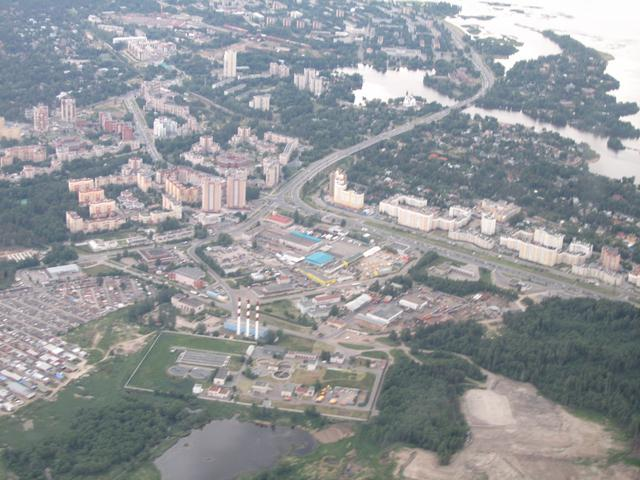
#> input picture VB_Classes/Python/PythonData/aero1.jpg, 640 x 480 px, found by its file name
$ python WarpAffine_SIFT.py ../VB_Classes/Python/PythonData/aero1.jpg
#> lines starting #> are read from the running program, lines starting #| are printed output that depends on the picture; after the words box and inside, x2 and y2 are one past the last pixel; in counts of white or black regions, pixels touching at a corner belong together
### VB_Classes/Python/find_obj.py
'''
Feature-based image matching sample.

Note, that you will need the https://github.com/opencv/opencv_contrib repo for SIFT and SURF

USAGE
  find_obj.py [--feature=<sift|surf|orb|akaze|brisk>[-flann]] [ <image1> <image2> ]

  --feature  - Feature to use. Can be sift, surf, orb or brisk. Append '-flann'
               to feature name to use Flann-based matcher instead bruteforce.

  Press left mouse button on a feature point to see its matching point.
'''
import numpy as np
import cv2 as cv

from common import anorm, getsize

FLANN_INDEX_KDTREE = 1  # bug: flann enums are missing
FLANN_INDEX_LSH    = 6


def init_feature(name):
    chunks = name.split('-')
    if chunks[0] == 'sift':
        detector = cv.xfeatures2d.SIFT_create()
        norm = cv.NORM_L2
    elif chunks[0] == 'surf':
        detector = cv.xfeatures2d.SURF_create(800)
        norm = cv.NORM_L2
    elif chunks[0] == 'orb':
        detector = cv.ORB_create(400)
        norm = cv.NORM_HAMMING
    elif chunks[0] == 'akaze':
        detector = cv.AKAZE_create()
        norm = cv.NORM_HAMMING
    elif chunks[0] == 'brisk':
        detector = cv.BRISK_create()
        norm = cv.NORM_HAMMING
    else:
        return None, None
    if 'flann' in chunks:
        if norm == cv.NORM_L2:
            flann_params = dict(algorithm = FLANN_INDEX_KDTREE, trees = 5)
        else:
            flann_params= dict(algorithm = FLANN_INDEX_LSH,
                               table_number = 6, # 12
                               key_size = 12,     # 20
                               multi_probe_level = 1) #2
        matcher = cv.FlannBasedMatcher(flann_params, {})  # bug : need to pass empty dict (#1329)
    else:
        matcher = cv.BFMatcher(norm)
    return detector, matcher


def filter_matches(kp1, kp2, matches, ratio = 0.75):
    mkp1, mkp2 = [], []
    for m in matches:
        if len(m) == 2 and m[0].distance < m[1].distance * ratio:
            m = m[0]
            mkp1.append( kp1[m.queryIdx] )
            mkp2.append( kp2[m.trainIdx] )
    p1 = np.float32([kp.pt for kp in mkp1])
    p2 = np.float32([kp.pt for kp in mkp2])
    kp_pairs = zip(mkp1, mkp2)
    return p1, p2, list(kp_pairs)

def explore_match(win, img1, img2, kp_pairs, status = None, H = None):
    h1, w1 = img1.shape[:2]
    h2, w2 = img2.shape[:2]
    vis = np.zeros((max(h1, h2), w1+w2), np.uint8)
    vis[:h1, :w1] = img1
    vis[:h2, w1:w1+w2] = img2
    vis = cv.cvtColor(vis, cv.COLOR_GRAY2BGR)

    if H is not None:
        corners = np.float32([[0, 0], [w1, 0], [w1, h1], [0, h1]])
        corners = np.int32( cv.perspectiveTransform(corners.reshape(1, -1, 2), H).reshape(-1, 2) + (w1, 0) )
        cv.polylines(vis, [corners], True, (255, 255, 255))

    if status is None:
        status = np.ones(len(kp_pairs), np.bool_)
    p1, p2 = [], []  # python 2 / python 3 change of zip unpacking
    for kpp in kp_pairs:
        p1.append(np.int32(kpp[0].pt))
        p2.append(np.int32(np.array(kpp[1].pt) + [w1, 0]))

    green = (0, 255, 0)
    red = (0, 0, 255)
    kp_color = (51, 103, 236)
    for (x1, y1), (x2, y2), inlier in zip(p1, p2, status):
        if inlier:
            col = green
            cv.circle(vis, (x1, y1), 2, col, -1)
            cv.circle(vis, (x2, y2), 2, col, -1)
        else:
            col = red
            r = 2
            thickness = 3
            cv.line(vis, (x1-r, y1-r), (x1+r, y1+r), col, thickness)
            cv.line(vis, (x1-r, y1+r), (x1+r, y1-r), col, thickness)
            cv.line(vis, (x2-r, y2-r), (x2+r, y2+r), col, thickness)
            cv.line(vis, (x2-r, y2+r), (x2+r, y2-r), col, thickness)
    vis0 = vis.copy()
    for (x1, y1), (x2, y2), inlier in zip(p1, p2, status):
        if inlier:
            cv.line(vis, (x1, y1), (x2, y2), green)

    cv.imshow(win, vis)

    # [20 lines left out: function onmouse, not called in this run]
    cv.setMouseCallback(win, onmouse)
    return vis


# [50 lines left out: function main, not called in this run]


# [4 lines that do not run on import are left out]

### VB_Classes/Python/common.py
'''
This module contains some common routines used by other samples.
'''
import sys
import numpy as np
import cv2 as cv

# built-in modules
import os
import itertools as it
from contextlib import contextmanager

image_extensions = ['.bmp', '.jpg', '.jpeg', '.png', '.tif', '.tiff', '.pbm', '.pgm', '.ppm']

class Bunch(object):
    def __init__(self, **kw):
        self.__dict__.update(kw)
    def __str__(self):
        return str(self.__dict__)

# [4 lines left out: function splitfn, not called in this run]

def anorm2(a):
    return (a*a).sum(-1)
def anorm(a):
    return np.sqrt( anorm2(a) )

# [44 lines left out: functions homotrans, to_rect, rect2rect_mtx, lookat, mtx2rvec, draw_str, not called in this run]

class Sketcher:
    # [8 lines left out: function __init__, not called in this run]

    def show(self):
        cv.imshow(self.windowname, self.dests[0])

    # [13 lines left out: function on_mouse, not called in this run]


# palette data from matplotlib/_cm.py
_jet_data =   {'red':   ((0., 0, 0), (0.35, 0, 0), (0.66, 1, 1), (0.89,1, 1),
                         (1, 0.5, 0.5)),
               'green': ((0., 0, 0), (0.125,0, 0), (0.375,1, 1), (0.64,1, 1),
                         (0.91,0,0), (1, 0, 0)),
               'blue':  ((0., 0.5, 0.5), (0.11, 1, 1), (0.34, 1, 1), (0.65,0, 0),
                         (1, 0, 0))}

cmap_data = { 'jet' : _jet_data }

# [14 lines left out: function make_cmap, not called in this run]

def nothing(*arg, **kw):
    pass

def clock():
    return cv.getTickCount() / cv.getTickFrequency()

@contextmanager
def Timer(msg):
    print(msg, '...',)
    start = clock()
    try:
        yield
    finally:
        print("%.2f ms" % ((clock()-start)*1000))

class StatValue:
    def __init__(self, smooth_coef = 0.5):
        self.value = None
        self.smooth_coef = smooth_coef
    # [6 lines left out: function update, not called in this run]

class RectSelector:
    # [31 lines left out: functions __init__, onmouse, draw, not called in this run]
    @property
    def dragging(self):
        return self.drag_rect is not None


# [18 lines left out: functions grouper, mosaic, not called in this run]

def getsize(img):
    h, w = img.shape[:2]
    return w, h

def mdot(*args):
    return reduce(np.dot, args)

# [4 lines left out: function draw_keypoints, not called in this run]

### Python/WarpAffine_SIFT.py
'''
Affine invariant feature-based image matching sample.

This sample is similar to find_obj.py, but uses the affine transformation
space sampling technique, called ASIFT [1]. While the original implementation
is based on SIFT, you can try to use SURF or ORB detectors instead. Homography RANSAC
is used to reject outliers. Threading is used for faster affine sampling.

[1] http://www.ipol.im/pub/algo/my_affine_sift/

USAGE
  asift.py [--feature=<sift|surf|orb|brisk>[-flann]] [ <image1> <image2> ]

  --feature  - Feature to use. Can be sift, surf, orb or brisk. Append '-flann'
               to feature name to use Flann-based matcher instead bruteforce.

  Press left mouse button on a feature point to see its matching point.
'''
import numpy as np
import cv2 as cv

# built-in modules
import itertools as it
from multiprocessing.pool import ThreadPool

# local modules
from common import Timer
from find_obj import init_feature, filter_matches, explore_match
title_window = 'WarpAffine_SIFT.py'

def affine_skew(tilt, phi, img, mask=None):
    '''
    affine_skew(tilt, phi, img, mask=None) -> skew_img, skew_mask, Ai

    Ai - is an affine transform matrix from skew_img to img
    '''
    h, w = img.shape[:2]
    if mask is None:
        mask = np.zeros((h, w), np.uint8)
        mask[:] = 255
    A = np.float32([[1, 0, 0], [0, 1, 0]])
    if phi != 0.0:
        phi = np.deg2rad(phi)
        s, c = np.sin(phi), np.cos(phi)
        A = np.float32([[c,-s], [ s, c]])
        corners = [[0, 0], [w, 0], [w, h], [0, h]]
        tcorners = np.int32( np.dot(corners, A.T) )
        x, y, w, h = cv.boundingRect(tcorners.reshape(1,-1,2))
        A = np.hstack([A, [[-x], [-y]]])
        img = cv.warpAffine(img, A, (w, h), flags=cv.INTER_LINEAR, borderMode=cv.BORDER_REPLICATE)
    if tilt != 1.0:
        s = 0.8*np.sqrt(tilt*tilt-1)
        img = cv.GaussianBlur(img, (0, 0), sigmaX=s, sigmaY=0.01)
        img = cv.resize(img, (0, 0), fx=1.0/tilt, fy=1.0, interpolation=cv.INTER_NEAREST)
        A[0] /= tilt
    if phi != 0.0 or tilt != 1.0:
        h, w = img.shape[:2]
        mask = cv.warpAffine(mask, A, (w, h), flags=cv.INTER_NEAREST)
    Ai = cv.invertAffineTransform(A)
    return img, mask, Ai


def affine_detect(detector, img, mask=None, pool=None):
    '''
    affine_detect(detector, img, mask=None, pool=None) -> keypoints, descrs

    Apply a set of affine transformations to the image, detect keypoints and
    reproject them into initial image coordinates.
    See http://www.ipol.im/pub/algo/my_affine_sift/ for the details.

    ThreadPool object may be passed to speedup the computation.
    '''
    params = [(1.0, 0.0)]
    for t in 2**(0.5*np.arange(1,6)):
        for phi in np.arange(0, 180, 72.0 / t):
            params.append((t, phi))

    def f(p):
        t, phi = p
        timg, tmask, Ai = affine_skew(t, phi, img)
        keypoints, descrs = detector.detectAndCompute(timg, tmask)
        for kp in keypoints:
            x, y = kp.pt
            kp.pt = tuple( np.dot(Ai, (x, y, 1)) )
        if descrs is None:
            descrs = []
        return keypoints, descrs

    keypoints, descrs = [], []
    if pool is None:
        ires = it.imap(f, params)
    else:
        ires = pool.imap(f, params)

    for i, (k, d) in enumerate(ires):
        print('affine sampling: %d / %d\r' % (i+1, len(params)), end='')
        keypoints.extend(k)
        descrs.extend(d)

    print()
    return keypoints, np.array(descrs)


def main():
    import sys, getopt
    opts, args = getopt.getopt(sys.argv[1:], '', ['feature='])
    opts = dict(opts)
    feature_name = opts.get('--feature', 'brisk-flann')
    try:
        fn1, fn2 = args
    except:
        fn1 = '../Data/aero1.jpg'
        fn2 = '../Data/aero3.jpg'

    img1 = cv.imread(cv.samples.findFile(fn1), cv.IMREAD_GRAYSCALE)
#> img1: shape (480, 640); min 58, max 255, mean 149.9
    img2 = cv.imread(cv.samples.findFile(fn2), cv.IMREAD_GRAYSCALE)
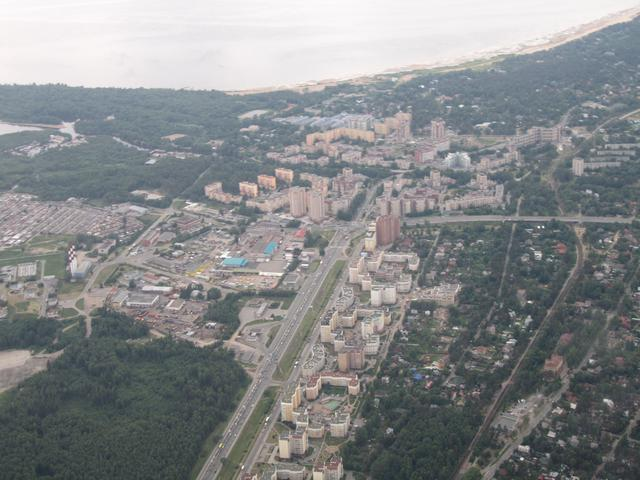
#> input picture Data/aero3.jpg, 640 x 480 px
#> img2: shape (480, 640); min 36, max 255, mean 136.1
    detector, matcher = init_feature(feature_name)

    if img1 is None:
        print('Failed to load fn1:', fn1)
        sys.exit(1)

    if img2 is None:
        print('Failed to load fn2:', fn2)
        sys.exit(1)

    if detector is None:
        print('unknown feature:', feature_name)
        sys.exit(1)

    print('using', feature_name)

    pool=ThreadPool(processes = cv.getNumberOfCPUs())
    kp1, desc1 = affine_detect(detector, img1, pool=pool)
#> in f, `timg, tmask, Ai = affine_skew(t, phi, img)`: tmask: shape (480, 640); every value is 255
#> in f, `timg, tmask, Ai = affine_skew(t, phi, img)`: Ai = [[1, 0, 0], [0, 1, 0]]
#> in f, `keypoints, descrs = detector.detectAndCompute(timg, tmask)`: keypoints = 3992 keypoints; strongest (x, y, size): (535, 191, 13), (562, 221, 13.3), (257, 308, 13.5), (604, 72, 14.1)
#> the loop in affine_detect, `for i, (k, d) in enumerate(ires):` made 43 passes
#> pass 1, in affine_skew (call 2), `img = cv.resize(img, (0, 0), fx=1.0/tilt, fy=1.0, interpolation=cv.INT..`:
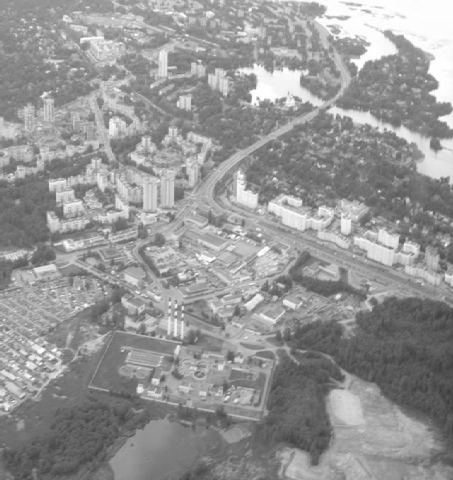
#> img: shape (480, 453); min 60, max 255, mean 149.9
#> after the loop in affine_detect, `for i, (k, d) in enumerate(ires):`: descrs = 39574 items; keypoints = 39574 keypoints; strongest (x, y, size): (535, 191, 13), (562, 221, 13.3), (257, 308, 13.5), (604, 72, 14.1)
#> kp1 has the same summary as keypoints in affine_detect
    kp2, desc2 = affine_detect(detector, img2, pool=pool)
#> in f (call 44), `keypoints, descrs = detector.detectAndCompute(timg, tmask)`: keypoints = 2999 keypoints; strongest (x, y, size): (543, 226, 12), (521, 458, 12.5), (538, 227, 12.6), (604, 400, 14.3)
#> the loop in affine_detect (call 2), `for i, (k, d) in enumerate(ires):` made 43 passes
#> pass 1, in affine_skew (call 45), `img = cv.resize(img, (0, 0), fx=1.0/tilt, fy=1.0, interpolation=cv.INT..`:
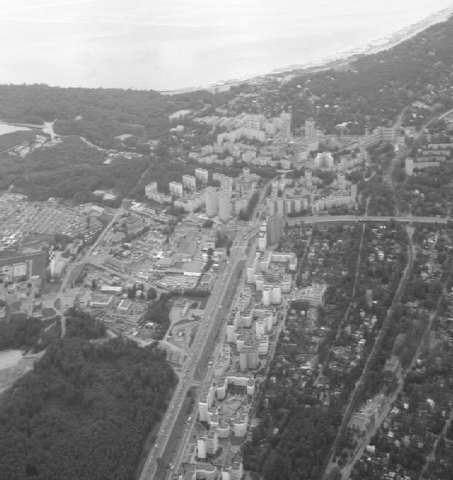
#> img: shape (480, 453); min 43, max 255, mean 136.1
#> pass 2, in affine_skew (call 46), `img = cv.warpAffine(img, A, (w, h), flags=cv.INTER_LINEAR, borderMode=..`:
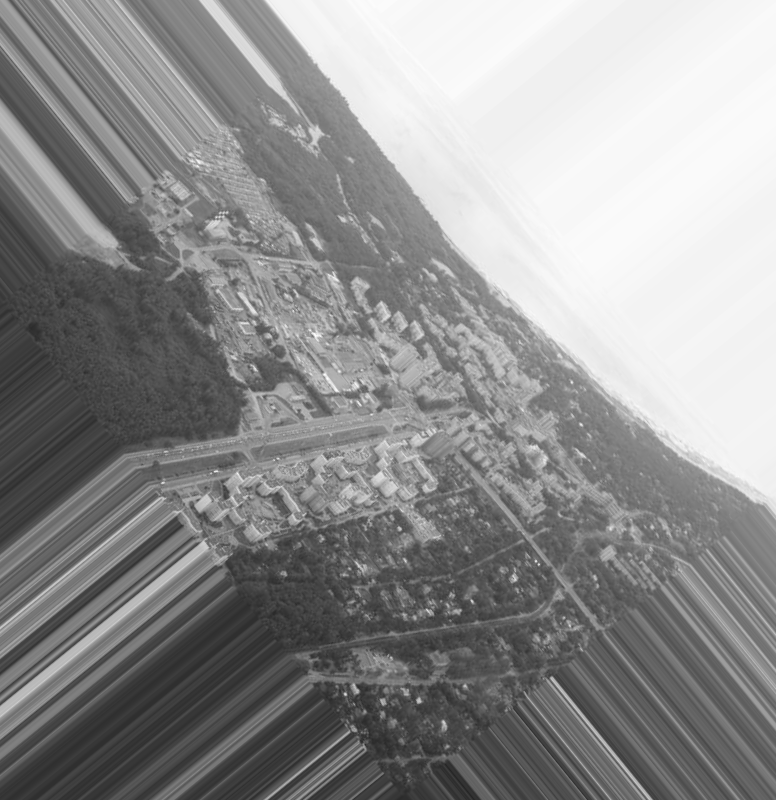
#> img: shape (800, 776); min 36, max 254, mean 142.9
    print('img1 - %d features, img2 - %d features' % (len(kp1), len(kp2)))
#| img1 - 39574 features, img2 - 24721 features

    def match_and_draw(win):
        with Timer('matching'):
            raw_matches = matcher.knnMatch(desc1, trainDescriptors = desc2, k = 2) #2
        p1, p2, kp_pairs = filter_matches(kp1, kp2, raw_matches)
        if len(p1) >= 4:
            H, status = cv.findHomography(p1, p2, cv.RANSAC, 5.0)
            print('%d / %d  inliers/matched' % (np.sum(status), len(status)))
            # do not draw outliers (there will be a lot of them)
            kp_pairs = [kpp for kpp, flag in zip(kp_pairs, status) if flag]
        else:
            H, status = None, None
            print('%d matches found, not enough for homography estimation' % len(p1))

        explore_match(win, img1, img2, kp_pairs, None, H)


    match_and_draw('affine find_obj')
#| 63 / 116  inliers/matched
#> in explore_match, `cv.polylines(vis, [corners], True, (255, 255, 255))`:
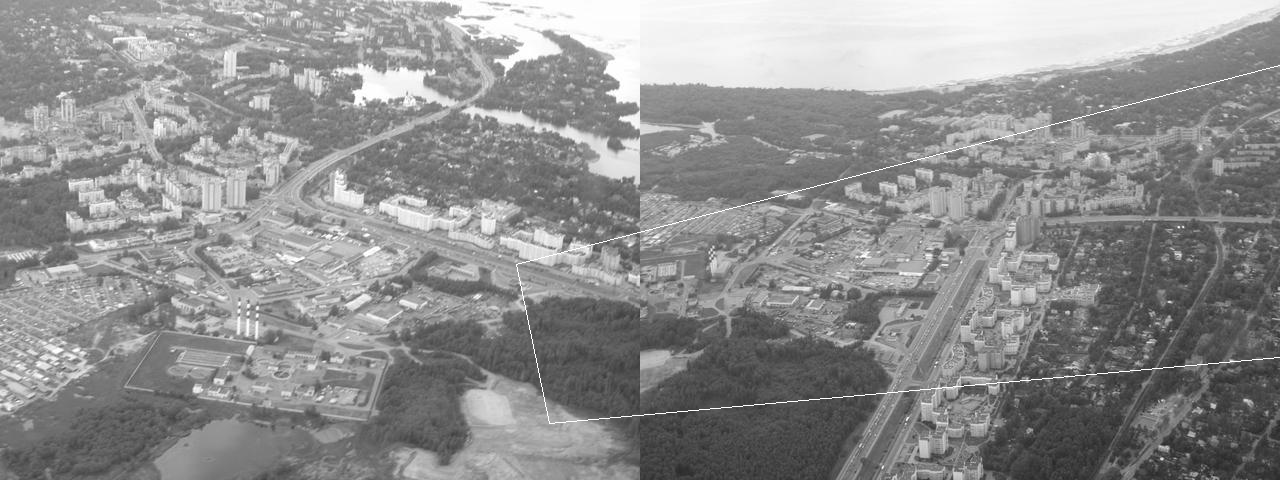
#> vis: shape (480, 1280, 3); min 36, max 255, mean 143.4
#> the loop in explore_match, `for kpp in kp_pairs:` made 63 passes
#> kpp on passes 5, 7, 13, 16, 17, 28, 29, 34, 35, 36, 46: 2 keypoints; (x, y, size): (367, 251, 36), (268, 273, 13.5), 2 keypoints; (x, y, size): (175, 308, 14), (420, 304, 19.1), 2 keypoints; (x, y, size): (409, 303, 42), (174, 306, 32.3), 2 keypoints; (x, y, size): (83, 308, 13.2), (370, 347, 13.1), 2 keypoints; (x, y, size): (481, 388, 11.6), (33, 354, 11.7), 2 keypoints; (x, y, size): (368, 252, 22.9), (268, 273, 21), 2 keypoints; (x, y, size): (70, 308, 12.1), (366, 354, 13.4), 2 keypoints; (x, y, size): (305, 252, 12), (331, 229, 13.5), 2 keypoints; (x, y, size): (172, 308, 18), (421, 305, 16.4), 2 keypoints; (x, y, size): (83, 301, 18), (345, 344, 19.8), 2 keypoints; (x, y, size): (190, 230, 26), (184, 260, 24.7)
#> the loop in explore_match, `for (x1, y1), (x2, y2), inlier in zip(p1, p2, status):` made 63 passes
#> (x1, y1, x2, y2) on passes 1 to 12: (255, 275, 819, 251), (431, 257, 919, 294), (384, 320, 768, 302), (508, 294, 864, 334), (367, 251, 908, 272), (400, 301, 812, 300), (419, 303, 814, 307), (486, 307, 827, 332), (372, 289, 830, 288), (404, 302, 811, 302), (477, 278, 889, 319), (375, 288, 827, 289)
#> after the loop in explore_match, `for (x1, y1), (x2, y2), inlier in zip(p1, p2, status):`:
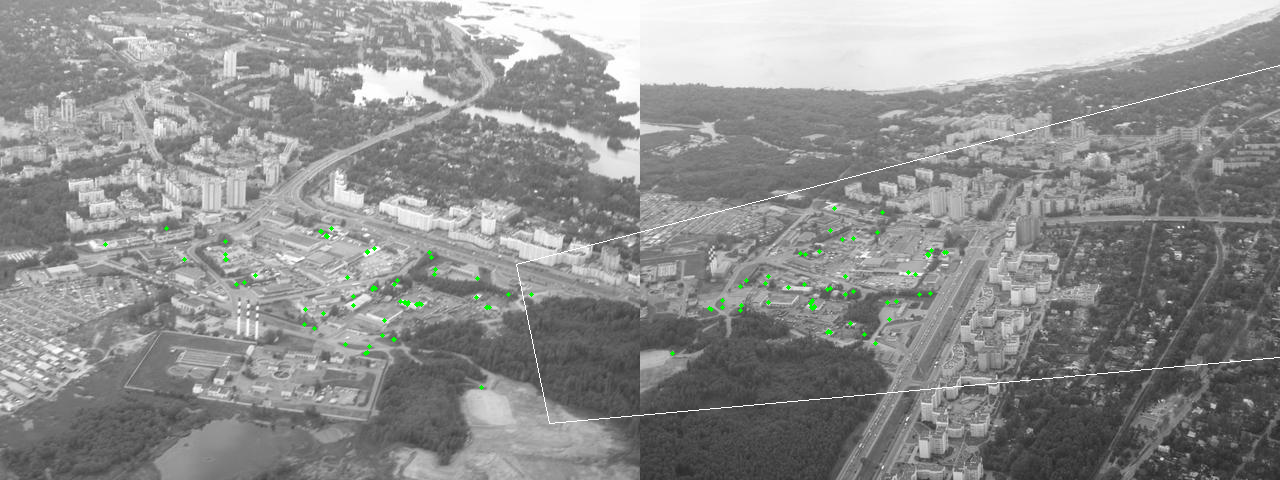
#> vis: shape (480, 1280, 3); 0.21% of pixels changed, all inside (x1, y1, x2, y2) = (103, 206, 949, 390)
#> after the loop in explore_match, `for (x1, y1), (x2, y2), inlier in zip(p1, p2, status):`:
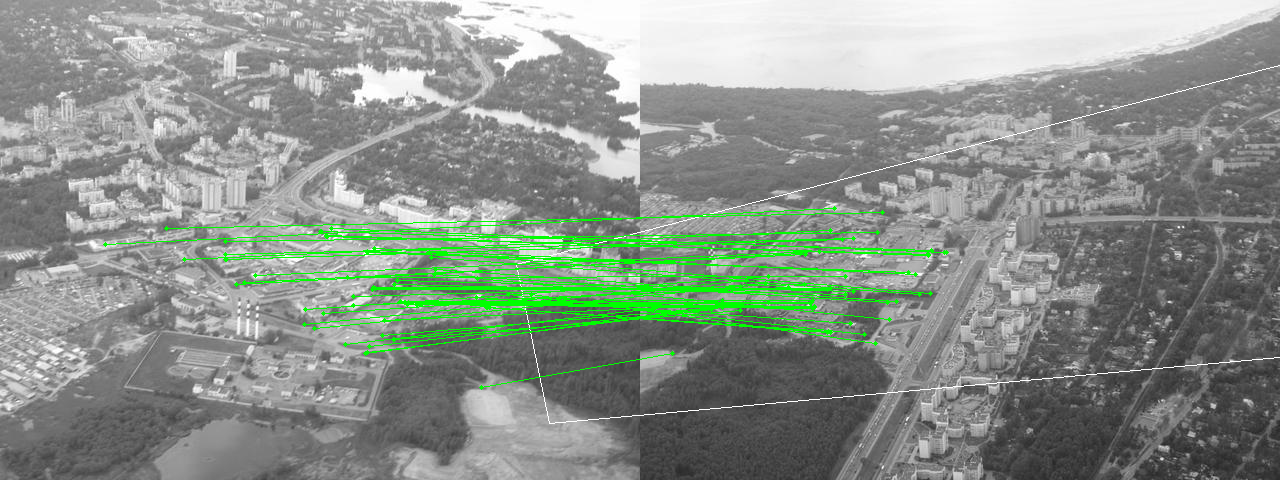
#> vis: shape (480, 1280, 3); 3.16% of pixels changed, all inside (x1, y1, x2, y2) = (108, 208, 942, 387)
    cv.waitKey()
    print('Done')


if __name__ == '__main__':
    print(__doc__)
    main()
    cv.destroyAllWindows()
